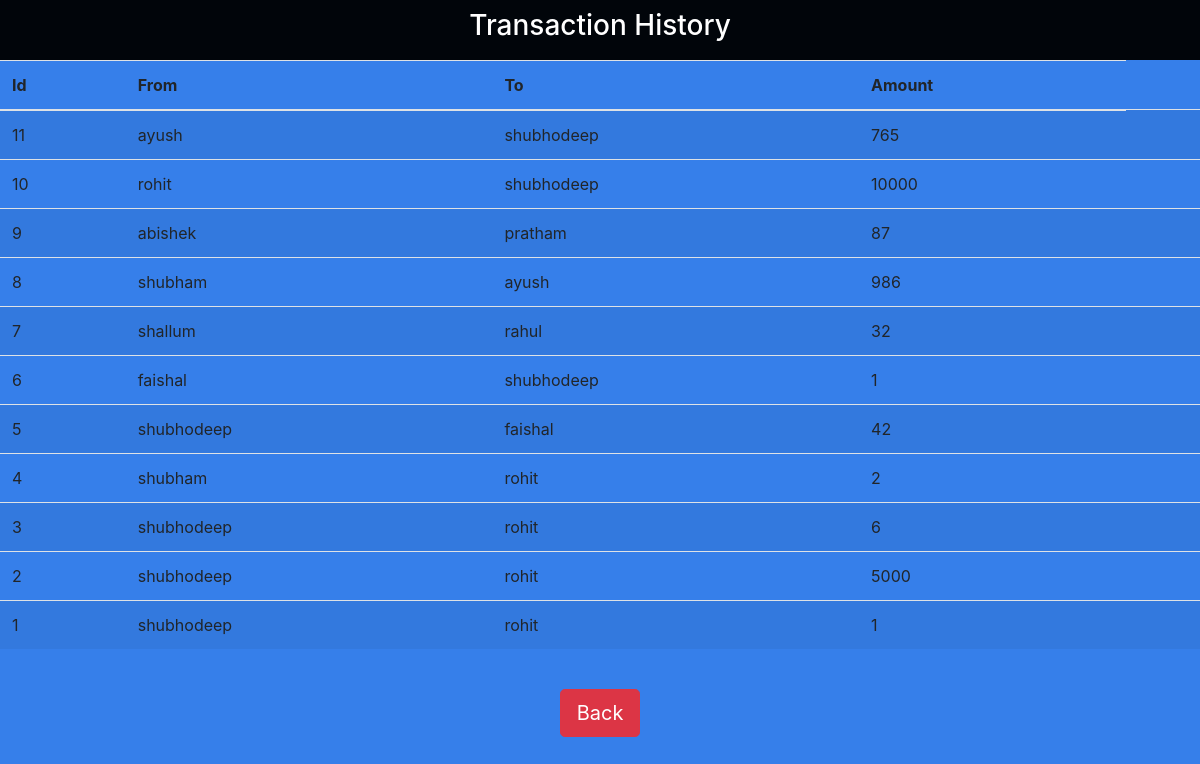
The page /transactionhistory.php on the database its author committed.
### tables this page shows
CREATE TABLE `transfer` (
  `transac_id` int(255) NOT NULL,
  `from_name` varchar(255) NOT NULL,
  `to_name` varchar(255) NOT NULL,
  `amt` varchar(255) NOT NULL
);

### transactionhistory.php (the view, shortened to what this page needs)
<?php include 'dbcon.php'?>
<!DOCTYPE html>
<html lang="en">
<head>
     <link rel="stylesheet" href="https://maxcdn.bootstrapcdn.com/bootstrap/4.5.2/css/bootstrap.min.css">
</head>
<body>
                    <summary style="padding: 0.75%; background-color: #01050A ; color: white;"> <h3><center>Transaction History</center></h3> </summary>
                    <table class="table table-striped" style="background-color: #1F75DA  color:#E0EAF4" >
                        <?php
                            $trans_query = "SELECT * from transfer ORDER BY transac_id DESC";
                            $trans_query_result = mysqli_query($con, $trans_query) or die(mysqli_error($con));
                        if ( mysqli_num_rows($trans_query_result) == 0){
                            echo '<h6 style="color:white;">No transactions done yet!</h6>';
                        }
                        else{
                        ?>
                        <thead>
                        <tr>
                          <th>Id</th>
                          <th>From</th>
                          <th>To</th>
                          <th>Amount</th>
                        </tr>
                        </thead>
                        <tbody>
                          <?php
                          while( $row = mysqli_fetch_array($trans_query_result) ){
                          echo "<tr> <td>".
                            $row['transac_id'].
                            "</td> <td>".
                            $row['from_name'].
                           "</td> <td>".
                            $row['to_name'].
                           "</td> <td>".
                            $row['amt'].
                        "</td> <td> </tr>"; ?>
                           <?php }} ?>
                        </tbody>
                    </table>
                    <br>
               <div class="text-center">
            <a href="index.php" class="btn btn-danger btn-lg" role="button"><i class="fa fa-close"></i>  Back  </a>
          </div>
</body>
</html>

### transactionhistory.php (style rules this page uses)
body { background-color: #367FEA ; }

### rows shown on the page
transfer: transac_id "11", from_name "ayush", to_name "shubhodeep", amt "765"
transfer: transac_id "10", from_name "rohit", to_name "shubhodeep", amt "10000"
transfer: transac_id "9", from_name "abishek", to_name "pratham", amt "87"
transfer: transac_id "8", from_name "shubham", to_name "ayush", amt "986"
transfer: transac_id "7", from_name "shallum", to_name "rahul", amt "32"
transfer: transac_id "6", from_name "faishal", to_name "shubhodeep", amt "1"
transfer: transac_id "5", from_name "shubhodeep", to_name "faishal", amt "42"
transfer: transac_id "4", from_name "shubham", to_name "rohit", amt "2"
transfer: transac_id "3", from_name "shubhodeep", to_name "rohit", amt "6"
transfer: transac_id "2", from_name "shubhodeep", to_name "rohit", amt "5000"
transfer: transac_id "1", from_name "shubhodeep", to_name "rohit", amt "1"
